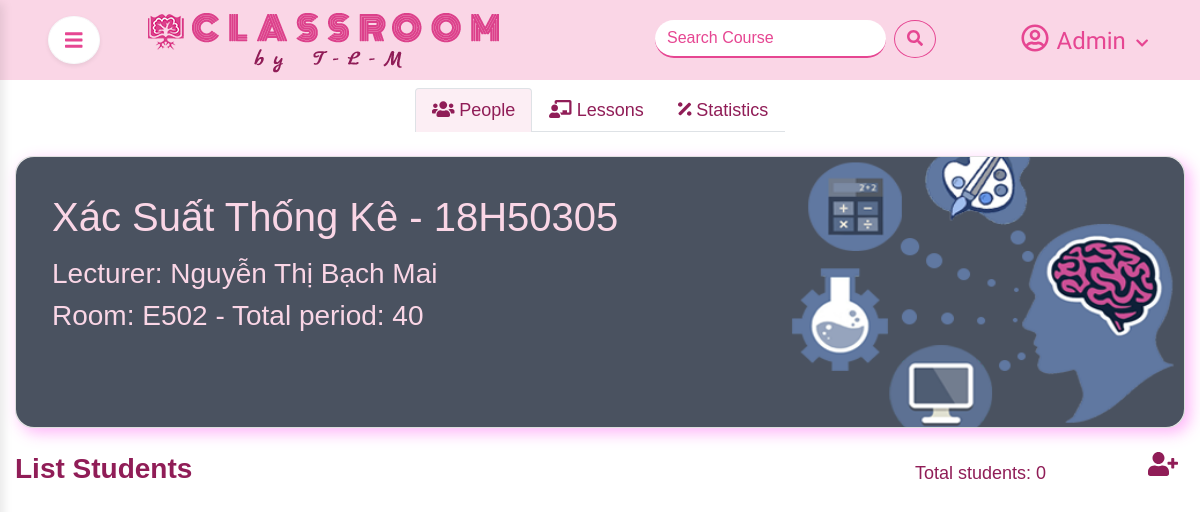
Page /source_code/index.php?mod=class&action=index&classid=28 (signed in) on the committed database.
### tables this page shows
CREATE TABLE `table_class` (
  `class_id` int(11) NOT NULL,
  `class_name` varchar(100) NOT NULL,
  `class_img` varchar(200) NOT NULL,
  `subject` varchar(100) NOT NULL,
  `room` varchar(100) NOT NULL,
  `total_period` int(11) NOT NULL,
  `user_id` int(11) NOT NULL
);

CREATE TABLE `table_users` (
  `user_id` int(11) NOT NULL,
  `fullname` varchar(100) NOT NULL,
  `email` varchar(100) NOT NULL,
  `password` varchar(50) NOT NULL,
  `department` varchar(200) NOT NULL,
  `phone_number` varchar(11) NOT NULL,
  `reset_token` varchar(40) DEFAULT NULL,
  `role` set('teacher','admin') NOT NULL DEFAULT 'teacher'
);

### source_code/modules/class/models/homeModel.php (called while the page is built, shortened)
<?php
function user_infor($field)
{
    $list_users = db_fetch_array("SELECT * FROM `table_users`");
    if (isset($_SESSION['is_login'])) {
        foreach ($list_users as $user) {
            if ($_SESSION['user_email'] == $user['email']) {
                if (array_key_exists($field, $user)) {
                    return $user[$field];
                }
            }
        }
    }
    return false;
}
function get_current_class(){
    $class_id =$_GET['classid'];
    $item = db_fetch_row("SELECT c.*, u.fullname, u.email, u.phone_number, u.department FROM `table_class` c JOIN table_users u ON c.user_id = u.user_id WHERE c.class_id = {$class_id}");
    return $item;
}
function get_students_by_class_id()
{
  $class_id = $_GET['classid'];
    $list_students = db_fetch_array("SELECT * FROM `table_student` WHERE `class_id` = {$class_id}");
    return $list_students;
}
function get_num_row_students(){
    $class_id = $_GET['classid'];
    $num_row = db_num_rows("SELECT * FROM `table_student` WHERE `class_id` = {$class_id}");
    return $num_row;
}
function get_lessons_by_class_id(){
    $class_id = (int)$_GET['classid'];
    $item = db_fetch_array("SELECT * FROM `table_lesson` WHERE `class_id` = $class_id");
    return $item;
}
function date_study_format(){
    $class_id = (int)$_GET['classid'];
    $item =db_fetch_array("SELECT DATE_FORMAT(date_study, '%d/%m/%Y') AS `date_study` FROM `table_lesson` WHERE `class_id` = $class_id");
    return $item;
}
function get_day_absent(){
    $class_id = $_GET['classid'];
    return db_fetch_array("SELECT s.student_id, s.last_name, s.first_name, SUM(CASE WHEN a.status ='absent' THEN l.num_of_period ELSE 0 END) sum_period_absent FROM `table_attendance` a JOIN `table_lesson` l ON a.lesson_id = l.lesson_id JOIN `table_class` c ON c.class_id = l.class_id JOIN `table_student` s ON s.id = a.student_id WHERE c.class_id = {$class_id} GROUP BY s.student_id, s.last_name, s.first_name");
}
function get_total_period(){
    $class_id = $_GET['classid'];
    return db_fetch_row("SELECT `total_period` FROM `table_class` WHERE `class_id` = {$class_id}");
}
function get_percent_absent(){
    $list_day_absent = get_day_absent();
    $total_period = get_total_period()['total_period'];
    $temp[] = array();
    return $temp;
}
function get_banned_list(){
    $list_percent_absent=get_percent_absent();
    $list_banned = array();
    return $list_banned;
}
function get_class_by_user_id()
{
    if (isset($_SESSION['is_login'])) {
        $user_id = user_infor('user_id');
        $list_class = db_fetch_array("SELECT * FROM `table_class` WHERE `user_id` = {$user_id}");
        return $list_class;
    }
}

### source_code/libraries/database.php (called while the page is built, shortened)
<?php
function db_query($query_string) {
    global $conn;
    $result = mysqli_query($conn, $query_string);
    return $result;
}
function db_fetch_row($query_string) {
    $mysqli_result = db_query($query_string);
    $result = mysqli_fetch_assoc($mysqli_result);
    return $result;
}
function db_fetch_array($query_string) {
    $result = array();
    $mysqli_result = db_query($query_string);
    while ($row = mysqli_fetch_assoc($mysqli_result)) {
        $result[] = $row;
    }
    return $result;
}
function db_num_rows($query_string) {
    $mysqli_result = db_query($query_string);
	return mysqli_num_rows($mysqli_result);
}

### source_code/modules/class/controllers/indexController.php (called while the page is built, shortened)
<?php
function indexAction()
{
    $list_students = get_students_by_class_id();
    $data['list_students'] = $list_students;
    $current_class = get_current_class();
    $data['current_class'] = $current_class;
    $list_lesson = get_lessons_by_class_id();
    $data['list_lesson'] = $list_lesson;
    $list_date_study_format = date_study_format();
    $data['list_date_study_format'] = $list_date_study_format;
    $list_banned = get_banned_list();
    $data['list_banned'] = $list_banned;
    $list_class = get_class_by_user_id();
    $data['list_class'] = $list_class;
    $list_all_class = get_all_class();
    $data['list_all_class'] = $list_all_class;
    load_view('index', $data);
}

### source_code/core/router.php (called while the page is built, shortened)
<?php
$action_name = get_action() . 'Action';
call_function(array('construct', $action_name));

### source_code/core/appload.php (called while the page is built, shortened)
<?php
require CONFIGPATH . DIRECTORY_SEPARATOR . 'database.php';
require LIBPATH . DIRECTORY_SEPARATOR . 'database.php';
require COREPATH . DIRECTORY_SEPARATOR . 'base.php';
require COREPATH . DIRECTORY_SEPARATOR . 'router.php';

### source_code/index.php (called while the page is built, shortened)
<?php
require COREPATH.DIRECTORY_SEPARATOR.'appload.php';

### source_code/helper/users.php (called while the page is built, shortened)
<?php
function is_login()
{
    if (isset($_SESSION['is_login'])) {
        return true;
    } else {
        return false;
    }
}

### source_code/layout/header-in-class.php (the view, shortened to what this page needs)
<!DOCTYPE html>
<html lang="en">
<head>
    <link rel="stylesheet" href="https://maxcdn.bootstrapcdn.com/bootstrap/4.5.2/css/bootstrap.min.css">
    <link rel="stylesheet" href="public/css/style.css">
</head>
<body>
    <div class="page-content py-3 pl-5 pr-3 bg-pink position-relative" id="header">
        <div id="sidebarCollapse" onclick="barAppear()" type="button" class="btn btn-lg btn-light bg-white rounded-circle shadow-sm "><i class="text-pink fas fa-bars"></i> </i></div>
        <a class="d-inline text-pink ml-5 mt-2 mr-3 position-absolute" href="<?php if ($_SESSION['user_role'] == 'teacher') {
                                                                                    echo '?';
                                                                                } else {
                                                                                    echo '?mod=home&action=admin';
                                                                                } ?>" id="main-logo">
            <img src="public/images/logo-classroom.png" class="img-fluid" alt="Logo classroom">
        </a>
        <form class="form-inline position-absolute" id="search-course" method="GET">
            <input class="form-control border-pink rounded-pill mr-sm-2" name="search-value" type="search" placeholder="Search Course">
            <button class="btn btn-outline-search rounded-circle my-2 my-sm-0" name="btn-search" type="submit"><i class="fas fa-search"></i></button>
        </form>
        <a class="nav-link dropdown-toggle position-absolute" href="#" id="user-heading" data-toggle="dropdown" aria-haspopup="true" aria-expanded="false">
            <i class="far fa-user-circle fa-2x"></i>
            <h4 class="d-inline mx-1 text-capitalize"><?php if (is_login()) echo user_infor('fullname'); ?> </h4>
            <i class="fas fa-chevron-down "></i>
        </a>
    </div>

### source_code/core/base.php (shortened to what this page needs)
<?php
function get_module() {
    global $config;
    $module = isset($_GET['mod']) ? $_GET['mod'] : $config['default_module'];
    return $module;
}
function call_function($list_function = array()) {
    if (is_array($list_function)) {
        foreach ($list_function as $f) {
            if (function_exists($f())) {
                $f();
            }
        }
    }
}
function load_view($name, $data_send = array()) {
    $path = MODULESPATH . DIRECTORY_SEPARATOR . get_module() . DIRECTORY_SEPARATOR . 'views' . DIRECTORY_SEPARATOR . $name . 'View.php';
    if (file_exists($path)) {
        require $path;
    } else {
        echo "Không tìm thấy {$path}";
    }
}
function get_header($name = '') {
    if (empty($name)) {
        $name = 'header';
    } else {
        $name = "header-{$name}";
    }
    $path = LAYOUTPATH . DIRECTORY_SEPARATOR . $name . '.php';
    if (file_exists($path)) {
        require $path;
    } else {
        echo "Không tìm thấy {$path}";
    }
}
function get_footer($name = '') {
    global $data;
    if (empty($name)) {
        $name = 'footer';
    } else {
        $name = "footer-{$name}";
    }
    $path = LAYOUTPATH . DIRECTORY_SEPARATOR . $name . '.php';
    if (file_exists($path)) {
        if (is_array($data)) {
            foreach ($data as $key => $a) {
                $$key = $a;
            }
        }
        require $path;
    } else {
        echo "Không tìm thấy {$path}";
    }
}
?>

### source_code/modules/class/views/indexView.php (shortened to what this page needs)
<?php
get_header('in-class');
?>
<div onclick="barDisappear()" class="container" id="in-class">
    <nav class="navbar navbar-light nav-bar-custom pb-0">
        <div class="nav nav-tabs justify-content-center mx-auto" id="nav-tab" role="tablist">
            <a class="nav-item nav-link active" id="nav-people-tab" data-toggle="tab" href="#nav-people" role="tab" aria-controls="nav-people" aria-selected="true"><i class="fas fa-users"></i> People</a>
            <a class="nav-item nav-link" id="nav-checkpresent-tab" data-toggle="tab" href="#nav-checkpresent" role="tab" aria-controls="nav-checkpresent" aria-selected="false"><i class="fas fa-chalkboard-teacher"></i> Lessons</a>
            <a class="nav-item nav-link" id="nav-contact-tab" data-toggle="tab" href="#nav-contact" role="tab" aria-controls="nav-contact" aria-selected="false"><i class="fas fa-percentage"></i> Statistics</a>
        </div>
    </nav>
    <div class="tab-content mt-4" id="nav-tabContent">
        <div class="tab-pane fade show active" id="nav-people" role="tabpanel" aria-labelledby="nav-people-tab">
            <div class="card img-fluid class-cover-photo mt-4">
                <img class="card-img-top" src="<?= $current_class['class_img'] ?>" alt="Card image" style="width:100%">
                <div class="card-img-overlay m-3">
                    <h1 class="text-FAD6E6"><?= $current_class['subject'] ?> - <?= $current_class['class_name'] ?></h1>
                    <h3 class="text-FAD6E6 mt-3">Lecturer: <?= $current_class['fullname'] ?> </h3>
                    <h3 class="text-FAD6E6 ">Room: <?= $current_class['room'] ?> - Total period: <?= $current_class['total_period'] ?> </h3>
                </div>
            </div>
            <div class="row ">
                <div class="col-lg-12 col-md-12 " id="list-students">
                    <div class="row my-4 py-0" id="">
                        <div class="col-lg-9 col-md-7 col-sm-6 col-6">
                            <h3 class="text-901D57 font-weight-bold">List Students</h3>
                        </div>
                        <div class="col-lg-2 col-md-3 col-sm-4 col-3 pt-2">
                            Total students: <?php echo get_num_row_students() ?>
                        </div>
                        <div class="col-lg-1 col-md-2 col-sm-2 col-3 pl-5">
                            <a href="?mod=class&action=addStudent&classid=<?php echo $_GET['classid'] ?>" data-toggle="tooltip" data-placement="bottom" title="Add students">
                                <i class="fas fa-user-plus fa-lg"></i>
                            </a>
                        </div>
                    </div>
                </div>
            </div>
        </div>

### source_code/public/css/style.css (style rules this page uses)
body { font-size: 14px; font-family: Arial; line-height: 26px; }
.text-pink { color: #E64692; }
.text-FAD6E6 { color: #FAD6E6; }
.border-pink { border: 2px solid #E64692!important; border-top: 0!important; border-left: 0!important; border-right: 0!important; }
@media (min-width: 1200px) { .container, .container-lg, .container-md, .container-sm, .container-xl { max-width: 1300px; } }
.bg-pink { background-color: #FAD6E6; }
#main-logo { font-family: 'Audiowide', cursive; top: 5px; }
.btn-outline-search { color: #E64692; border-color: #E64692; }
#search-course { right: 22%; top: 20px; }
#search-course input { color: #E64692!important; }
#search-course input::placeholder { color: #E64692; opacity: 1; }
#user-heading { display: inline!important; right: 3%; color: #E64692!important; font-family: 'Big Shoulders Stencil Display', cursive; }
.dropdown-toggle:after { display: none }
.card { box-shadow: 5px 5px 15px rgba(255, 87, 241, 0.438); }
.card-img-overlay { position: absolute !important; top: 0 !important; right: 0 !important; bottom: 250px; left: 0 !important; padding: 1.25rem !important; border-radius: calc(.25rem - 1px) !important; }
#in-class, #lesson { font-size: 18px!important; }
#in-class a, .return-class { color: #901D57 !important; }
#in-class #list-students .row { color: #901D57 !important; }
.nav-bar-custom { border-color: #ce41c0 !important; }
.nav-bar-custom a { color: #E874DC; }
.nav-tabs .nav-item.show .nav-link, .nav-tabs .nav-link.active { color: #E64692; background-color: #FCEEF4; border-bottom: none; }
.text-901D57 { color: #901D57!important; }
.class-cover-photo { border-radius: 18px; }
.class-cover-photo>img { border-radius: 18px; min-height: 150px!important; max-height: 270px!important; width: 100%; }

### rows in the picture
table_class: class_img (picture), subject "Xác Suất Thống Kê", class_name "18H50305", user.fullname "Nguyễn Thị Bạch Mai", room "E502", total_period "40"

### other values in the picture
user_infor('fullname') "Admin"
get_num_row_students() "0"
